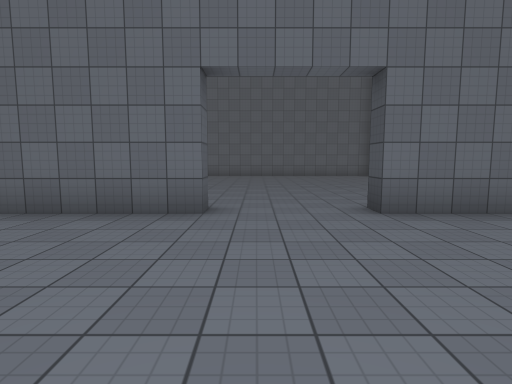
view 1 (above)

14 first-person views from a walk through a 3-D level made in the Unity game engine. The camera is 1.5 m above the floor, tilts 6° down and sees 80° across. The floor is counted in squares, 2 m on a side. Each view is taken from the middle of a square. On the plan, view 1 faces up. The plan holds only what a view shows up to about 10 squares ahead; the rest is blank. The place goes on beyond the plan. The player is left out. Some animated figures are left out. Surface patterns are stand-ins for the level's own textures.

view 2
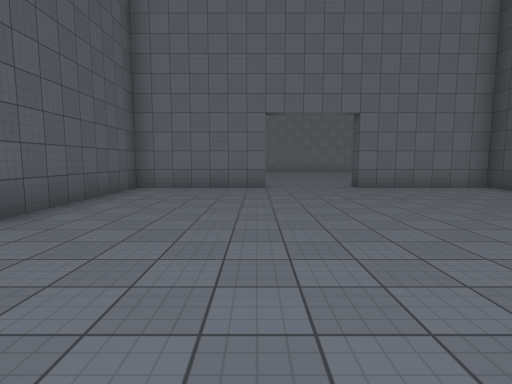

view 3
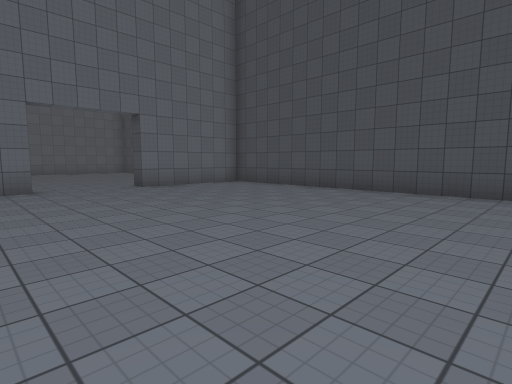

view 4
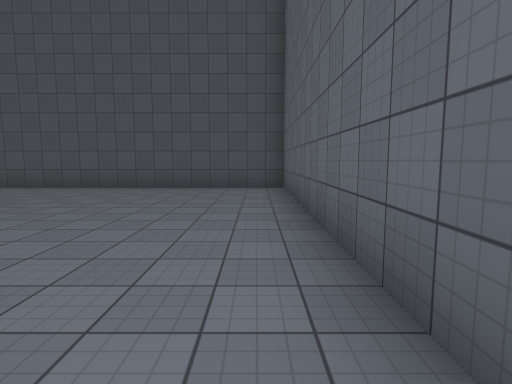

view 5
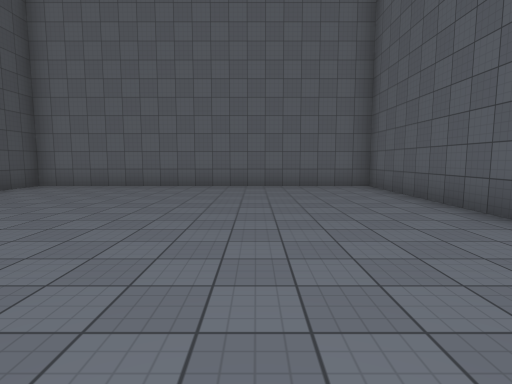

view 6
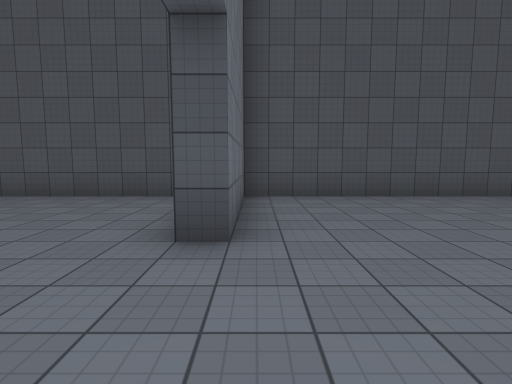

view 7
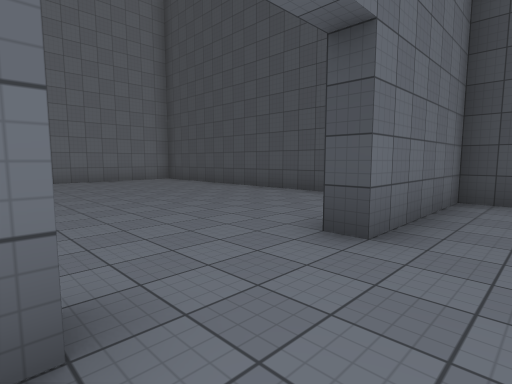

view 8
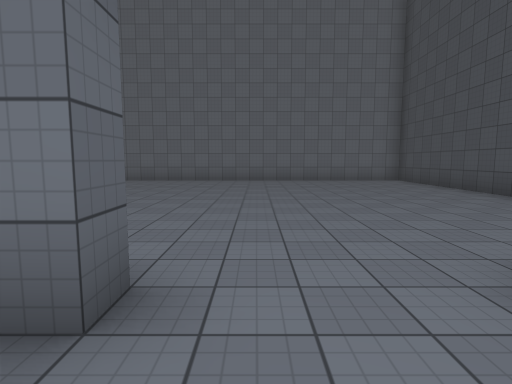

view 9
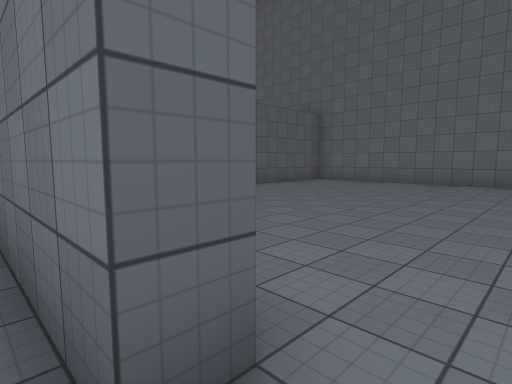

view 10
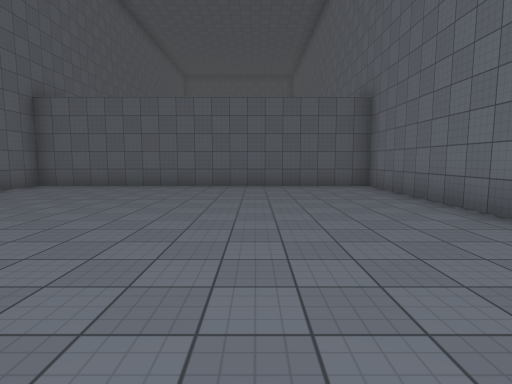

view 11
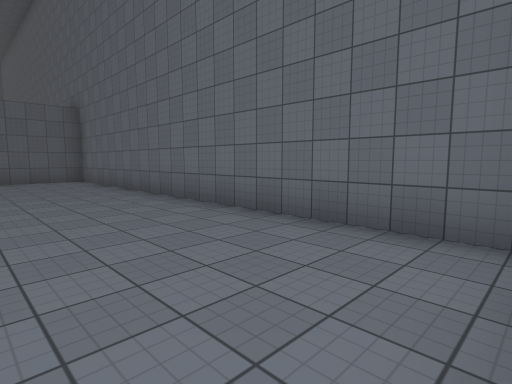

view 12
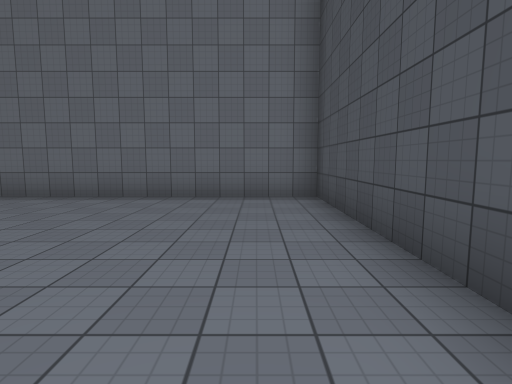

view 13
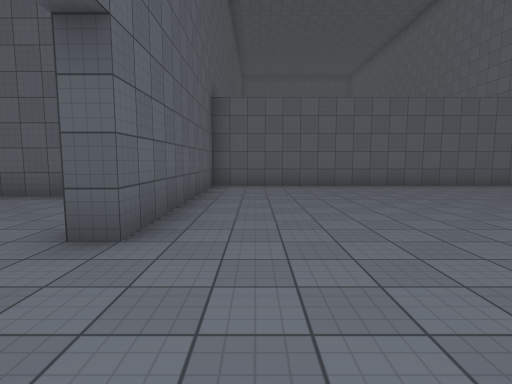

view 14
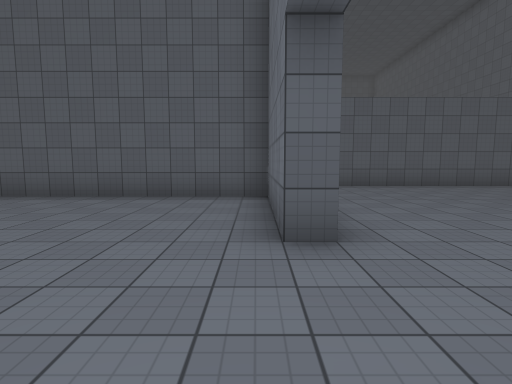

### Floor plan
Points are (right, up) in squares from view 1. A wall is a line through its corners. A room is listed if a view was taken in it or the views show most of it. See-through windows are left out.
Room 1 (views 1, 2, 3, 4, 5, 6, 7, 8, 9, 14)
walls: (-0.7, 4.2) (-4.2, 4.2) (-4.2, -4.8) (5.3, -4.8) (5.3, 4.2) (1.8, 4.2)
ways out: opening at (0.5, 5) to room 2
Room 2 (views 10, 11, 12, 13)
walls: (1.8, 4.2) (1.8, 4.8); (5.3, 5.6) (5.3, 14.3) (-6.7, 14.3) (-6.7, 4.8) (-0.7, 4.8) (-0.7, 4.2)
ways out: opening at (0.5, 5) to room 1

Where each view was taken, in squares from view 1:
view 1: 0 up, 0 right, facing up
view 2: 4 down, 1 left, facing up
view 3: 4 down, 2 left, facing up-right
view 4: 4 down, 3 left, facing right
view 5: 4 up, 1 left, facing down
view 6: 4 up, 1 left, facing right
view 7: 3 up, 1 left, facing up-right
view 8: 3 up, 0 right, facing up
view 9: 4 up, 0 right, facing up-left
view 10: 11 up, 2 right, facing left
view 11: 11 up, 5 right, facing up-left
view 12: 8 up, 4 right, facing up
view 13: 6 up, 2 right, facing left
view 14: 4 up, 2 right, facing left
